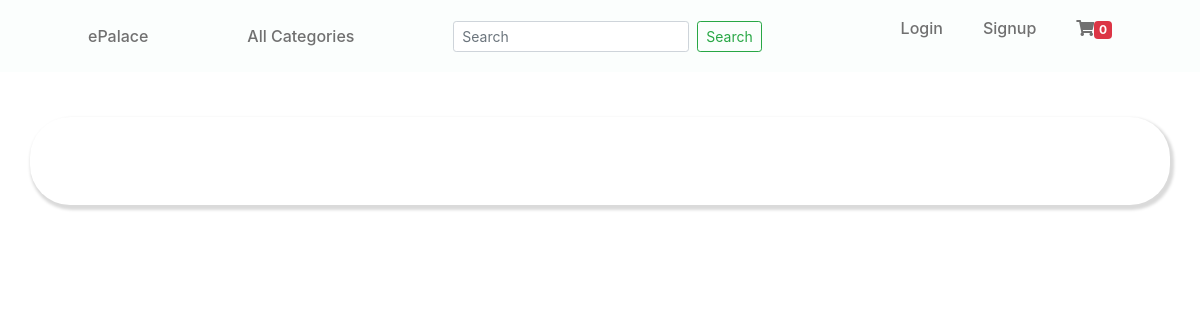
The page /order-detail/1 on the database as committed earlier.
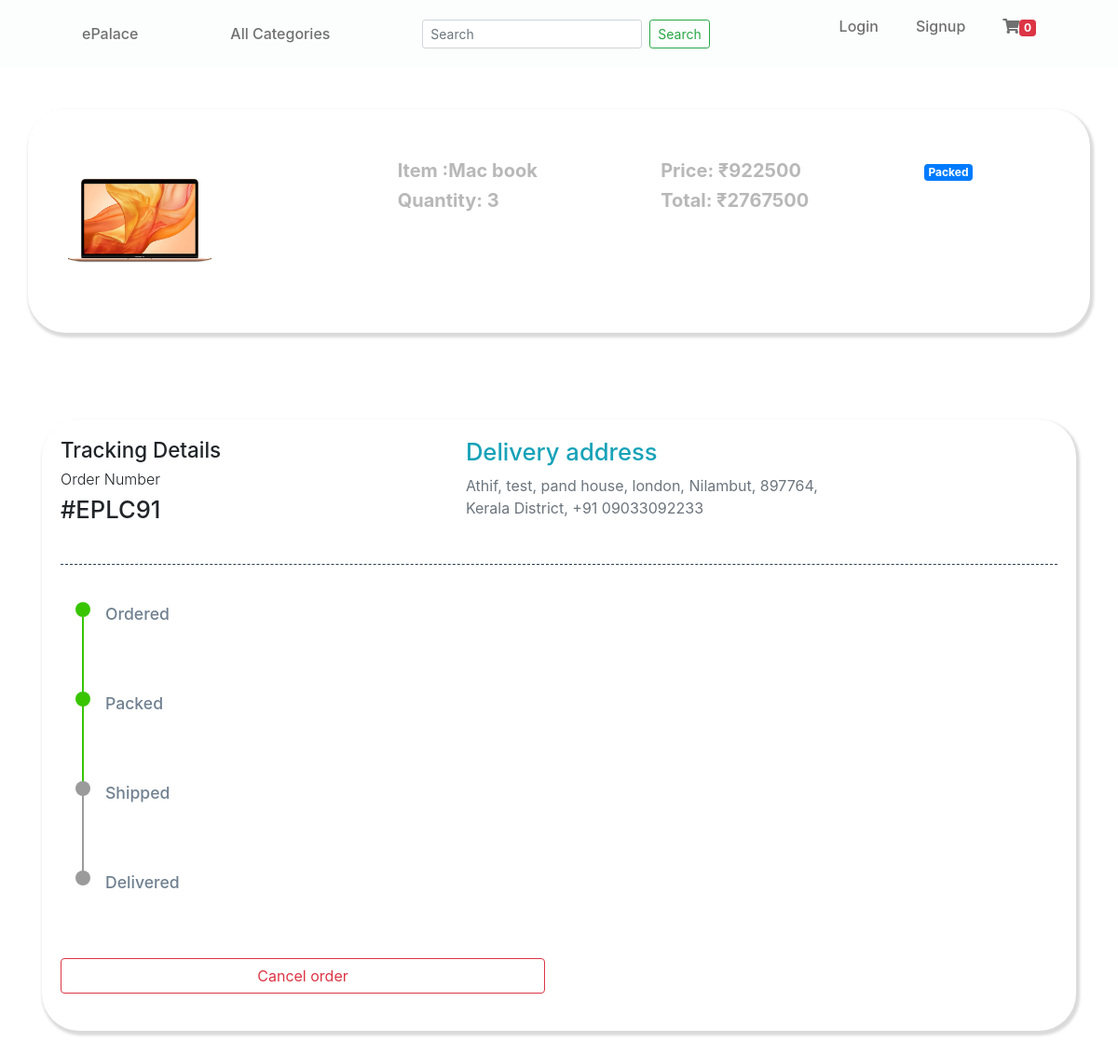
The same page on the database as committed later.
### user_panel/models.py (models this page shows, shortened)
class Order(models.Model):
    user = models.ForeignKey(User, on_delete=models.CASCADE)
    shipping_address = models.ForeignKey(Address, on_delete=models.CASCADE)
    payment = models.CharField(max_length=20, choices=payment)
    order_status = models.CharField(max_length=50, choices=order_status, default='Ordered')
    date = models.DateTimeField(auto_now_add=True)
    product = models.ForeignKey(Product, on_delete=models.CASCADE, blank=True, null=True)
    product_price = models.PositiveIntegerField()
    product_quantity = models.PositiveIntegerField()
    time_stamp = models.DateField()

class Product(models.Model):
    title = models.CharField(max_length=200)
    slug = models.SlugField(unique=True)
    category = models.ForeignKey(Category, related_name='prd_catg', on_delete=models.CASCADE)
    brand = models.ForeignKey(SubCategory, related_name='prd_catg', on_delete=models.CASCADE)
    image = models.ImageField(upload_to='prd_imgs')
    more_image_one = models.ImageField(upload_to='prd_imgs')
    more_image_two = models.ImageField(upload_to='prd_imgs')
    more_image_three = models.ImageField(upload_to='prd_imgs')
    marked_price = models.PositiveIntegerField()
    selling_price = models.PositiveIntegerField()
    product_offer_price = models.PositiveIntegerField(blank=True, null=True, default=0)
    category_offer_price = models.PositiveIntegerField(blank=True, null=True, default=0)
    quantity = models.PositiveIntegerField()
    guarandeed = models.BooleanField()
    description = models.TextField()
    model_number = models.CharField(max_length=10, null=True, blank=True)
    model_name = models.CharField(max_length=10, null=True, blank=True)
    color = models.CharField(max_length=20, null=True, blank=True ,choices=color_choice)
    battery_backup = models.CharField(max_length=15, null=True, blank=True, default='Upto 3 hours')
    processor_brand = models.CharField(max_length=15, null=True, blank=True)
    processor_name = models.CharField(max_length=15, null=True, blank=True)
    storage = models.CharField(max_length=15, choices=storage_choice, null=True, blank=True)
    ram = models.CharField(max_length=15, choices=ram_choice, null=True, blank=True)
    size = models.CharField(max_length=10, null=True, blank=True)

class Address(models.Model):
    user = models.ForeignKey(User, on_delete=models.CASCADE)
    name = models.CharField(max_length=25)
    mobile_number = models.CharField(max_length=12)
    pincode = models.CharField(max_length=6)
    address = models.CharField(max_length=245)
    city = models.CharField(max_length=100)
    state = models.CharField(max_length=100, choices=state)
    landmark = models.CharField(max_length=100, null=True, blank=True)
    address_type = models.CharField(max_length=5, choices=address_type)

### user_panel/views.py (the view)
# urls.py: path('order-detail/<int:id>', views.order_detail, name="order_detail"),
def order_detail(request, id):
    order_prd = Order.objects.filter(id=id)
    total = 0
    for x in order_prd:
        total += x.product_price * x.product_quantity
    context = {
        'order_prd':order_prd,
        'total':total,
    }
    return render(request, 'User/order-detail.html', context)

### user_panel/context_processor.py (called while the page is built)
def counter(request):
    cart_count = 0
    if 'admin' in request.path:
        return {}
    else:
        try:
            cart = Cart.objects.filter(cart_id=_cart_session_id(request))
            if request.user.is_authenticated:
                cart_items = CartItem.objects.all().filter(user=request.user)
            else:
                cart_items = CartItem.objects.all().filter(cart=cart[:1])
            for cart_item in cart_items:
                cart_count += cart_item.quantity
        except Cart.DoesNotExist:
            cart_count = 0
    return dict(cart_count=cart_count)

### user_panel/views.py (called while the page is built)
def _cart_session_id(request):
    cart = request.session.session_key
    if not cart:
        cart = request.session.create()
    return cart

### templates/User/order-detail.html (shortened to what the changed rows need)
{% extends 'User/base.html' %}
{% load static %}
{% block content %}
<div class="container">
    <div class="row">
      <div class="col-md-12" id="top-div">
          <div class="row">
            {% for ord in order_prd %}
              <div class="col-md-4" id="img">
                  <img src="{{ ord.product.image.url }}" class="image" width="200px" height="200px" alt="">
              </div>
              <div class="col-md-3" id="between-div">
                  <a href=""><h5 id="title">Item :{{ ord.product.title }}</h5></a>
                  <h5 id="title">Quantity: {{ ord.product_quantity }}</h5>
              </div>
              <div class="col-md-3" id="between-div">
                  <h5 id="title">Price: &#8377;{{ ord.product_price }}</h5>
                  <h5 id="title">Total: &#8377;{{ total }}</h5>
              </div>
              {% if ord.order_status == "Ordered" %}
                <div class="col-md-2" id="between-div">
                    <span class="badge badge-warning badge-l">Ordered</span>
                </div>
                {% elif ord.order_status == "Packed" %}
                <div class="col-md-2" id="between-div">
                    <span class="badge badge-primary badge-l">Packed</span>
                </div>
                {% elif ord.order_status == "Shipped" %}
                <div class="col-md-2" id="between-div">
                    <span class="badge badge-info badge-l">Shipped</span>
                </div>
                {% elif ord.order_status == "Delivered" %}
                <div class="col-md-2" id="between-div">
                    <span class="badge badge-success badge-l">Delivered</span>
                </div>
                {% else %}
                <div class="col-md-2" id="between-div">
                    <span class="badge badge-danger badge-l">Cancelled</span>
                </div>
                {% endif %}
          </div>
      </div>
  </div>
<section class="root" id="top-div">
    <figure>
      <div class="row">
        <div class="col-md-6">
          <figcaption>
            <h4>Tracking Details</h4>
            <h6>Order Number</h6>
            <h2>#EPLC9{{ ord.id }}</h2>
          </figcaption>
        </div>
        <div class="col-md-6">
          <figcaption>
            <h2 class="text-info">Delivery address</h2>
            <p class="text-secondary">{{ ord.shipping_address.name }}, {{ ord.shipping_address.address }}, {{ ord.shipping_address.city }}, {{ ord.shipping_address.pincode }}, {{ ord.shipping_address.state }} District, +91 {{ ord.shipping_address.mobile_number }}</p>
          </figcaption>
        </div>
      </div>
    </figure>
    <div class="order-track">
      {% if ord.order_status == "Packed" %}
        <div class="order-track-step">
          <div class="order-track-status">
            <span class="order-track-status-dot-success"></span>
            <span class="order-track-status-line-success"></span>
          </div>
          <div class="order-track-text">
            <p class="order-track-text-stat">Ordered</p>
          </div>
        </div>
        <div class="order-track-step">
          <div class="order-track-status">
            <span class="order-track-status-dot-success"></span>
            <span class="order-track-status-line-success"></span>
          </div>
          <div class="order-track-text">
            <p class="order-track-text-stat"> Packed</p>
          </div>
        </div>
        <div class="order-track-step">
          <div class="order-track-status">
            <span class="order-track-status-dot-pending"></span>
            <span class="order-track-status-line-pending"></span>
          </div>
          <div class="order-track-text">
            <p class="order-track-text-stat">Shipped</p>
          </div>
        </div>
        <div class="order-track-step">
          <div class="order-track-status">
            <span class="order-track-status-dot-pending"></span>
          </div>
          <div class="order-track-text">
            <p class="order-track-text-stat"> Delivered</p>
          </div>
        </div>
      {% endif %}
    </div>
    <div class="row" id="btns">
      {% if ord.order_status == "Cancelled" %}
      <div class="col-md-6">
        <a href="{% url 'cancel_order' ord.id %}"><span class="btn btn-outline-danger btn-block" hidden>Cancel order</span></a>
      </div>
      <div class="col-md-6">
      </div>
      {% else %}
      <div class="col-md-6">
        <a href="{% url 'cancel_order' ord.id %}"><span class="btn btn-outline-danger btn-block">Cancel order</span></a>
      </div>
      <div class="col-md-6">
      </div>
      {% endif %}
    </div>
    {% endfor %}
  </section>
</div>
{% endblock content %}

Rows that differ between the two databases and show on the page:
added Order: product.image (picture), product "Mac book", product_quantity "3", product_price "922500", total "2767500", order_status "Packed", id "1", shipping_address.name "Athif", shipping_address.address "test, pand house, london", shipping_address.city "Nilambut", shipping_address.pincode "897764", shipping_address.state "Kerala", shipping_address.mobile_number "09033092233"
